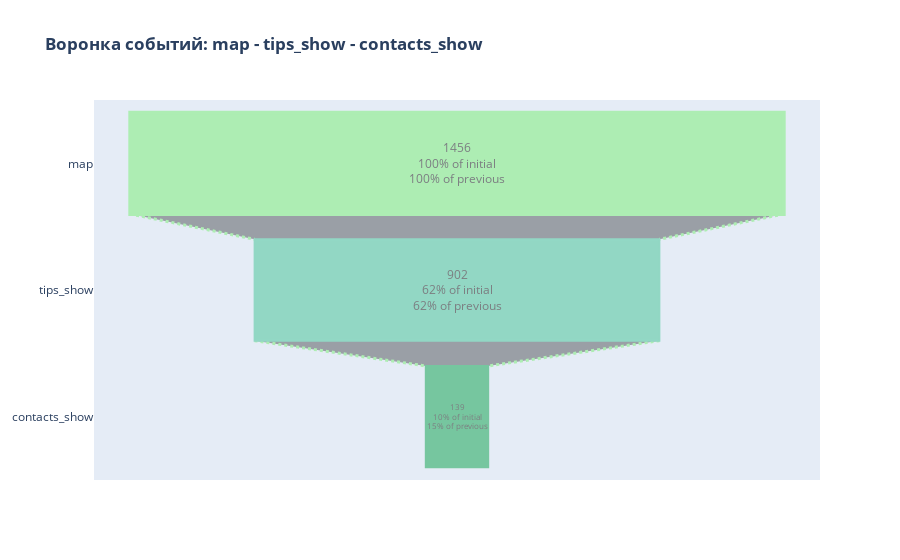

Here is the notebook cell this chart was saved with:
### Code cell
funnels('map', 'tips_show', 'contacts_show')

### Figure 1 — Plotly figure (JSON) as saved in the notebook; plotly's stock layout.template omitted (floating-point values rounded to 4 significant figures)
{"data": [{"connector": {"line": {"color": "lightgreen", "dash": "dot", "width": 3}}, "marker": {"color": ["lightgreen", "mediumaquamarine", "mediumseagreen"], "line": {"color": ["lightgreen", "mediumaquamarine", "mediumseagreen"], "width": [4, 2, 2, 3, 1, 1]}}, "opacity": 0.65, "textinfo": "value+percent initial+percent previous", "textposition": "auto", "type": "funnel", "x": [1456, 902, 139], "y": ["map", "tips_show", "contacts_show"]}], "layout": {"title": {"text": "<b>Воронка событий: map - tips_show - contacts_show</b>"}}}
